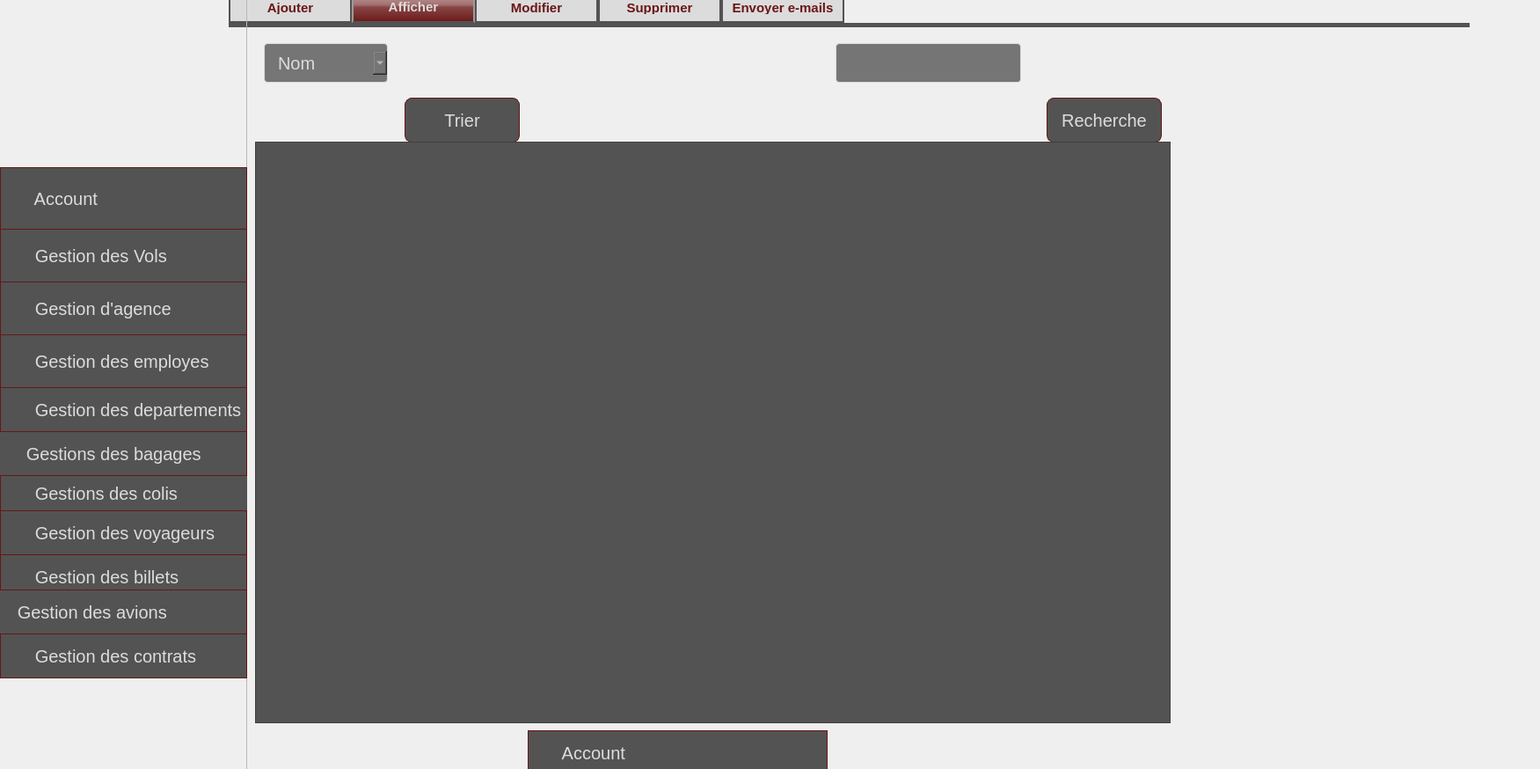
<?xml version="1.0" encoding="UTF-8"?>
<ui version="4.0">
 <class>interface</class>
 <widget class="QDialog" name="interface">
  <property name="geometry">
   <rect>
    <x>0</x>
    <y>0</y>
    <width>1751</width>
    <height>874</height>
   </rect>
  </property>
  <property name="windowTitle">
   <string>Dialog</string>
  </property>
  <widget class="QTabWidget" name="tabWidget_5">
   <property name="geometry">
    <rect>
     <x>260</x>
     <y>-10</y>
     <width>1411</width>
     <height>1221</height>
    </rect>
   </property>
   <property name="font">
    <font>
     <weight>75</weight>
     <bold>true</bold>
    </font>
   </property>
   <property name="styleSheet">
    <string notr="true">QTabWidget::pane { /* The tab widget frame */
border-top: 5px solid #535353;
}
QTabWidget::tab-bar {
left: 0px; /* move to the right by 5px */
}
/* Style the tab using the tab sub-control. Note that it reads QTabBar _not_ QTabWidget */
QTabBar::tab {
background: #dcdcdc;
border: 2px solid #535353;
border-bottom-color: #535353; /* same as the pane color */
border-top-left-radius: 7px;
border-top-right-radius: 7px;
min-width: 120px;
padding: 8px;
color: #6a1616;
font-size:15px;
font-family:Arial, Helvetica, sans-serif;
}
QTabBar::tab:selected, QTabBar::tab:hover {
background: qlineargradient(x1: 0, y1: 0, x2: 0, y2: 1, stop: 0 #c3a1a1, stop: 0.4 #a57373, stop: 0.5 #874444, stop: 1.0 #6a1616);
}
QTabBar::tab:selected {
border-color: #9B9B9B;
border-bottom-color: #535353; /* same as pane color */
color: #dcdcdc;
font-size:15px;
font-family:Arial, Helvetica, sans-serif;
}
QTabBar::tab:!selected {
margin-top: 2px; /* make non-selected tabs look smaller */
}
QLineEdit {
  width: 100%;
  padding: 12px 20px;
  margin: 8px 0;
  display: inline-block;
  border: 1px solid #ccc;
  border-radius: 4px;
  box-sizing: border-box;
}</string>
   </property>
   <property name="currentIndex">
    <number>1</number>
   </property>
   <widget class="QWidget" name="tab_21">
    <attribute name="title">
     <string>Ajouter</string>
    </attribute>
    <widget class="QLineEdit" name="lineEdit_Cin">
     <property name="geometry">
      <rect>
       <x>180</x>
       <y>110</y>
       <width>191</width>
       <height>61</height>
      </rect>
     </property>
     <property name="styleSheet">
      <string notr="true">QLineEdit {
  width: 100%;
  padding: 12px 20px;
  margin: 8px 0;
  display: inline-block;
  border: 1px solid #dcdcdc;
  border-radius: 4px;
  box-sizing: border-box;
  background: #757575;
  color: #dcdcdc;
  font-size: 20px;
font-family:Arial, Helvetica, sans-serif;
}</string>
     </property>
    </widget>
    <widget class="QLabel" name="label_50">
     <property name="geometry">
      <rect>
       <x>-40</x>
       <y>110</y>
       <width>181</width>
       <height>61</height>
      </rect>
     </property>
     <property name="styleSheet">
      <string notr="true">QLabel {
  width: 100%;
  padding: 12px 20px;
  margin: 8px 0;
  display: inline-block;
  color: #dcdcdc;
  font-size: 20px;
font-family:Arial, Helvetica, sans-serif;
}</string>
     </property>
     <property name="text">
      <string>           Cin</string>
     </property>
    </widget>
    <widget class="QLabel" name="label_52">
     <property name="geometry">
      <rect>
       <x>-20</x>
       <y>240</y>
       <width>171</width>
       <height>21</height>
      </rect>
     </property>
     <property name="styleSheet">
      <string notr="true">QLabel {
  width: 100%;
  padding: 12px 20px;
  margin: 8px 0;
  display: inline-block;
  color: #dcdcdc;
  font-size: 20px;
font-family:Arial, Helvetica, sans-serif;
}</string>
     </property>
     <property name="text">
      <string>        Nom</string>
     </property>
    </widget>
    <widget class="QLabel" name="label_53">
     <property name="geometry">
      <rect>
       <x>0</x>
       <y>350</y>
       <width>181</width>
       <height>16</height>
      </rect>
     </property>
     <property name="styleSheet">
      <string notr="true">QLabel {
  width: 100%;
  padding: 12px 20px;
  margin: 8px 0;
  display: inline-block;
  color: #dcdcdc;
  font-size: 20px;
font-family:Arial, Helvetica, sans-serif;
}</string>
     </property>
     <property name="text">
      <string>    Prénom</string>
     </property>
    </widget>
    <widget class="QLineEdit" name="lineEdit_nom">
     <property name="geometry">
      <rect>
       <x>180</x>
       <y>220</y>
       <width>191</width>
       <height>61</height>
      </rect>
     </property>
     <property name="styleSheet">
      <string notr="true">QLineEdit {
  width: 100%;
  padding: 12px 20px;
  margin: 8px 0;
  display: inline-block;
  border: 1px solid #dcdcdc;
  border-radius: 4px;
  box-sizing: border-box;
  background: #757575;
  color: #dcdcdc;
  font-size: 20px;
font-family:Arial, Helvetica, sans-serif;
}</string>
     </property>
    </widget>
    <widget class="QLineEdit" name="lineEdit_prenom">
     <property name="geometry">
      <rect>
       <x>180</x>
       <y>330</y>
       <width>191</width>
       <height>61</height>
      </rect>
     </property>
     <property name="styleSheet">
      <string notr="true">QLineEdit {
  width: 100%;
  padding: 12px 20px;
  margin: 8px 0;
  display: inline-block;
  border: 1px solid #dcdcdc;
  border-radius: 4px;
  box-sizing: border-box;
  background: #757575;
  color: #dcdcdc;
  font-size: 20px;
font-family:Arial, Helvetica, sans-serif;
}</string>
     </property>
    </widget>
    <widget class="QLabel" name="label_54">
     <property name="geometry">
      <rect>
       <x>0</x>
       <y>10</y>
       <width>501</width>
       <height>61</height>
      </rect>
     </property>
     <property name="styleSheet">
      <string notr="true">QLabel {
  width: 100%;
  padding: 12px 20px;
  margin: 8px 0;
  display: inline-block;
  color: #dcdcdc;
  font-size: 20px;
font-family:Arial, Helvetica, sans-serif;
}</string>
     </property>
     <property name="text">
      <string>Veuillez remplir les informations suivantes</string>
     </property>
    </widget>
    <widget class="QLabel" name="label_55">
     <property name="geometry">
      <rect>
       <x>30</x>
       <y>430</y>
       <width>111</width>
       <height>71</height>
      </rect>
     </property>
     <property name="styleSheet">
      <string notr="true">QLabel {
  width: 100%;
  padding: 12px 20px;
  margin: 8px 0;
  display: inline-block;
  color: #dcdcdc;
  font-size: 20px;
font-family:Arial, Helvetica, sans-serif;
}</string>
     </property>
     <property name="text">
      <string>Age</string>
     </property>
    </widget>
    <widget class="QLineEdit" name="lineEdit_age">
     <property name="geometry">
      <rect>
       <x>180</x>
       <y>440</y>
       <width>191</width>
       <height>61</height>
      </rect>
     </property>
     <property name="styleSheet">
      <string notr="true">QLineEdit {
  width: 100%;
  padding: 12px 20px;
  margin: 8px 0;
  display: inline-block;
  border: 1px solid #dcdcdc;
  border-radius: 4px;
  box-sizing: border-box;
  background: #757575;
  color: #dcdcdc;
  font-size: 20px;
font-family:Arial, Helvetica, sans-serif;
}
</string>
     </property>
    </widget>
    <widget class="QLabel" name="label_56">
     <property name="geometry">
      <rect>
       <x>30</x>
       <y>540</y>
       <width>201</width>
       <height>61</height>
      </rect>
     </property>
     <property name="styleSheet">
      <string notr="true">QLabel {
  width: 100%;
  padding: 12px 20px;
  margin: 8px 0;
  display: inline-block;
  color: #dcdcdc;
  font-size: 20px;
font-family:Arial, Helvetica, sans-serif;
}</string>
     </property>
     <property name="text">
      <string>Telephone</string>
     </property>
    </widget>
    <widget class="QLabel" name="label_57">
     <property name="geometry">
      <rect>
       <x>490</x>
       <y>200</y>
       <width>161</width>
       <height>16</height>
      </rect>
     </property>
     <property name="styleSheet">
      <string notr="true">QLabel {
  width: 100%;
  padding: 12px 20px;
  margin: 8px 0;
  display: inline-block;
  color: #dcdcdc;
  font-size: 20px;
font-family:Arial, Helvetica, sans-serif;
}</string>
     </property>
     <property name="text">
      <string>Adresse</string>
     </property>
    </widget>
    <widget class="QLabel" name="label_96">
     <property name="geometry">
      <rect>
       <x>480</x>
       <y>370</y>
       <width>201</width>
       <height>71</height>
      </rect>
     </property>
     <property name="styleSheet">
      <string notr="true">QLabel {
  width: 100%;
  padding: 12px 20px;
  margin: 8px 0;
  display: inline-block;
  color: #dcdcdc;
  font-size: 20px;
font-family:Arial, Helvetica, sans-serif;
}</string>
     </property>
     <property name="text">
      <string>Departement</string>
     </property>
    </widget>
    <widget class="QLineEdit" name="lineEdit_tel">
     <property name="geometry">
      <rect>
       <x>180</x>
       <y>550</y>
       <width>191</width>
       <height>61</height>
      </rect>
     </property>
     <property name="styleSheet">
      <string notr="true">QLineEdit {
  width: 100%;
  padding: 12px 20px;
  margin: 8px 0;
  display: inline-block;
  border: 1px solid #dcdcdc;
  border-radius: 4px;
  box-sizing: border-box;
  background: #757575;
  color: #dcdcdc;
  font-size: 20px;
font-family:Arial, Helvetica, sans-serif;
}</string>
     </property>
    </widget>
    <widget class="QLineEdit" name="lineEdit_adresse">
     <property name="geometry">
      <rect>
       <x>710</x>
       <y>190</y>
       <width>191</width>
       <height>61</height>
      </rect>
     </property>
     <property name="styleSheet">
      <string notr="true">QLineEdit {
  width: 100%;
  padding: 12px 20px;
  margin: 8px 0;
  display: inline-block;
  border: 1px solid #dcdcdc;
  border-radius: 4px;
  box-sizing: border-box;
  background: #757575;
  color: #dcdcdc;
  font-size: 20px;
font-family:Arial, Helvetica, sans-serif;
}</string>
     </property>
    </widget>
    <widget class="QLineEdit" name="lineEdit_depart">
     <property name="geometry">
      <rect>
       <x>710</x>
       <y>380</y>
       <width>191</width>
       <height>61</height>
      </rect>
     </property>
     <property name="styleSheet">
      <string notr="true">QLineEdit {
  width: 100%;
  padding: 12px 20px;
  margin: 8px 0;
  display: inline-block;
  border: 1px solid #dcdcdc;
  border-radius: 4px;
  box-sizing: border-box;
  background: #757575;
  color: #dcdcdc;
  font-size: 20px;
font-family:Arial, Helvetica, sans-serif;
}</string>
     </property>
    </widget>
    <widget class="QPushButton" name="ajouterEmp">
     <property name="geometry">
      <rect>
       <x>780</x>
       <y>700</y>
       <width>151</width>
       <height>51</height>
      </rect>
     </property>
     <property name="cursor">
      <cursorShape>PointingHandCursor</cursorShape>
     </property>
     <property name="styleSheet">
      <string notr="true">QPushButton {
color: #dcdcdc;
background:#535353;
border: none;
font-size:20px;
font-family:Arial, Helvetica, sans-serif;
border: 1px solid #6a1616;
border-radius: 8px;
}
QPushButton:hover {
color:#fff;
background:#6a1616;
border: none;
}
</string>
     </property>
     <property name="text">
      <string>Ajouter</string>
     </property>
    </widget>
   </widget>
   <widget class="QWidget" name="tab_22">
    <attribute name="title">
     <string>Afficher</string>
    </attribute>
    <widget class="QPushButton" name="trierEmp">
     <property name="geometry">
      <rect>
       <x>200</x>
       <y>80</y>
       <width>131</width>
       <height>51</height>
      </rect>
     </property>
     <property name="styleSheet">
      <string notr="true">QPushButton {
color: #dcdcdc;
background:#535353;
border: none;
font-size:20px;
font-family:Arial, Helvetica, sans-serif;
border: 1px solid #6a1616;
border-radius: 8px;
}
QPushButton:hover {
color:#fff;
background:#6a1616;
border: none;
}
</string>
     </property>
     <property name="text">
      <string>Trier</string>
     </property>
    </widget>
    <widget class="QLineEdit" name="lineEdit_Recherche">
     <property name="geometry">
      <rect>
       <x>690</x>
       <y>10</y>
       <width>211</width>
       <height>61</height>
      </rect>
     </property>
     <property name="styleSheet">
      <string notr="true">QLineEdit {
  width: 100%;
  padding: 12px 20px;
  margin: 8px 0;
  display: inline-block;
  border: 1px solid #dcdcdc;
  border-radius: 4px;
  box-sizing: border-box;
  background: #757575;
  color: #dcdcdc;
  font-size: 20px;
font-family:Arial, Helvetica, sans-serif;
}</string>
     </property>
    </widget>
    <widget class="QPushButton" name="rechercheEmp">
     <property name="geometry">
      <rect>
       <x>930</x>
       <y>80</y>
       <width>131</width>
       <height>51</height>
      </rect>
     </property>
     <property name="styleSheet">
      <string notr="true">QPushButton {
color: #dcdcdc;
background:#535353;
border: none;
font-size:20px;
font-family:Arial, Helvetica, sans-serif;
border: 1px solid #6a1616;
border-radius: 8px;
}
QPushButton:hover {
color:#fff;
background:#6a1616;
border: none;
}
</string>
     </property>
     <property name="text">
      <string>Recherche</string>
     </property>
    </widget>
    <widget class="QTableView" name="tableView1">
     <property name="geometry">
      <rect>
       <x>30</x>
       <y>130</y>
       <width>1041</width>
       <height>661</height>
      </rect>
     </property>
     <property name="styleSheet">
      <string notr="true">#tableView1 {
background:#535353;
}</string>
     </property>
    </widget>
    <widget class="QComboBox" name="comboBox_5">
     <property name="geometry">
      <rect>
       <x>40</x>
       <y>10</y>
       <width>141</width>
       <height>61</height>
      </rect>
     </property>
     <property name="styleSheet">
      <string notr="true">QComboBox {
  width: 100%;
  padding: 10px 15px;
  margin: 8px 0;
  display: inline-block;
  border: 1px solid #dcdcdc;
  border-radius: 4px;
  box-sizing: border-box;
  background: #757575;
  color: #dcdcdc;
  font-size: 20px;
font-family:Arial, Helvetica, sans-serif;
}</string>
     </property>
     <item>
      <property name="text">
       <string>Nom</string>
      </property>
     </item>
     <item>
      <property name="text">
       <string>Prénom</string>
      </property>
     </item>
     <item>
      <property name="text">
       <string>Departement</string>
      </property>
     </item>
    </widget>
   </widget>
   <widget class="QWidget" name="tab_39">
    <attribute name="title">
     <string>Modifier</string>
    </attribute>
    <widget class="QLabel" name="label_97">
     <property name="geometry">
      <rect>
       <x>40</x>
       <y>150</y>
       <width>91</width>
       <height>16</height>
      </rect>
     </property>
     <property name="styleSheet">
      <string notr="true">QLabel {
  width: 100%;
  padding: 12px 20px;
  margin: 8px 0;
  display: inline-block;
  color: #dcdcdc;
  font-size: 20px;
font-family:Arial, Helvetica, sans-serif;
}</string>
     </property>
     <property name="text">
      <string>Cin</string>
     </property>
    </widget>
    <widget class="QLabel" name="label_98">
     <property name="geometry">
      <rect>
       <x>40</x>
       <y>250</y>
       <width>91</width>
       <height>16</height>
      </rect>
     </property>
     <property name="styleSheet">
      <string notr="true">QLabel {
  width: 100%;
  padding: 12px 20px;
  margin: 8px 0;
  display: inline-block;
  color: #dcdcdc;
  font-size: 20px;
font-family:Arial, Helvetica, sans-serif;
}</string>
     </property>
     <property name="text">
      <string>Nom</string>
     </property>
    </widget>
    <widget class="QLabel" name="label_99">
     <property name="geometry">
      <rect>
       <x>40</x>
       <y>350</y>
       <width>131</width>
       <height>16</height>
      </rect>
     </property>
     <property name="styleSheet">
      <string notr="true">QLabel {
  width: 100%;
  padding: 12px 20px;
  margin: 8px 0;
  display: inline-block;
  color: #dcdcdc;
  font-size: 20px;
font-family:Arial, Helvetica, sans-serif;
}</string>
     </property>
     <property name="text">
      <string>Prenom</string>
     </property>
    </widget>
    <widget class="QLabel" name="label_100">
     <property name="geometry">
      <rect>
       <x>40</x>
       <y>420</y>
       <width>91</width>
       <height>71</height>
      </rect>
     </property>
     <property name="styleSheet">
      <string notr="true">QLabel {
  width: 100%;
  padding: 12px 20px;
  margin: 8px 0;
  display: inline-block;
  color: #dcdcdc;
  font-size: 20px;
font-family:Arial, Helvetica, sans-serif;
}</string>
     </property>
     <property name="text">
      <string>Age</string>
     </property>
    </widget>
    <widget class="QLineEdit" name="lineEditModif">
     <property name="geometry">
      <rect>
       <x>160</x>
       <y>120</y>
       <width>161</width>
       <height>61</height>
      </rect>
     </property>
     <property name="styleSheet">
      <string notr="true">QLineEdit {
  width: 100%;
  padding: 12px 20px;
  margin: 8px 0;
  display: inline-block;
  border: 1px solid #dcdcdc;
  border-radius: 4px;
  box-sizing: border-box;
  background: #757575;
  color: #dcdcdc;
  font-size: 20px;
font-family:Arial, Helvetica, sans-serif;
}</string>
     </property>
    </widget>
    <widget class="QLineEdit" name="lineEdit_2Modif">
     <property name="geometry">
      <rect>
       <x>160</x>
       <y>220</y>
       <width>161</width>
       <height>61</height>
      </rect>
     </property>
     <property name="styleSheet">
      <string notr="true">QLineEdit {
  width: 100%;
  padding: 12px 20px;
  margin: 8px 0;
  display: inline-block;
  border: 1px solid #dcdcdc;
  border-radius: 4px;
  box-sizing: border-box;
  background: #757575;
  color: #dcdcdc;
  font-size: 20px;
font-family:Arial, Helvetica, sans-serif;
}
</string>
     </property>
    </widget>
    <widget class="QLineEdit" name="lineEdit_3Modif">
     <property name="geometry">
      <rect>
       <x>160</x>
       <y>320</y>
       <width>161</width>
       <height>61</height>
      </rect>
     </property>
     <property name="styleSheet">
      <string notr="true">QLineEdit {
  width: 100%;
  padding: 12px 20px;
  margin: 8px 0;
  display: inline-block;
  border: 1px solid #dcdcdc;
  border-radius: 4px;
  box-sizing: border-box;
  background: #757575;
  color: #dcdcdc;
  font-size: 20px;
font-family:Arial, Helvetica, sans-serif;
}</string>
     </property>
    </widget>
    <widget class="QLineEdit" name="lineEdit_4Modif">
     <property name="geometry">
      <rect>
       <x>160</x>
       <y>420</y>
       <width>161</width>
       <height>61</height>
      </rect>
     </property>
     <property name="styleSheet">
      <string notr="true">QLineEdit {
  width: 100%;
  padding: 12px 20px;
  margin: 8px 0;
  display: inline-block;
  border: 1px solid #dcdcdc;
  border-radius: 4px;
  box-sizing: border-box;
  background: #757575;
  color: #dcdcdc;
  font-size: 20px;
font-family:Arial, Helvetica, sans-serif;
}</string>
     </property>
    </widget>
    <widget class="QLabel" name="label_101">
     <property name="geometry">
      <rect>
       <x>0</x>
       <y>530</y>
       <width>141</width>
       <height>61</height>
      </rect>
     </property>
     <property name="styleSheet">
      <string notr="true">QLabel {
  width: 100%;
  padding: 12px 20px;
  margin: 8px 0;
  display: inline-block;
  color: #dcdcdc;
  font-size: 20px;
font-family:Arial, Helvetica, sans-serif;
}</string>
     </property>
     <property name="text">
      <string>Telephone</string>
     </property>
    </widget>
    <widget class="QLabel" name="label_102">
     <property name="geometry">
      <rect>
       <x>350</x>
       <y>200</y>
       <width>141</width>
       <height>16</height>
      </rect>
     </property>
     <property name="styleSheet">
      <string notr="true">QLabel {
  width: 100%;
  padding: 12px 20px;
  margin: 8px 0;
  display: inline-block;
  color: #dcdcdc;
  font-size: 20px;
font-family:Arial, Helvetica, sans-serif;
}</string>
     </property>
     <property name="text">
      <string>Adresse</string>
     </property>
    </widget>
    <widget class="QLabel" name="label_103">
     <property name="geometry">
      <rect>
       <x>350</x>
       <y>370</y>
       <width>161</width>
       <height>71</height>
      </rect>
     </property>
     <property name="styleSheet">
      <string notr="true">QLabel {
  width: 100%;
  padding: 12px 20px;
  margin: 8px 0;
  display: inline-block;
  color: #dcdcdc;
  font-size: 20px;
font-family:Arial, Helvetica, sans-serif;
}</string>
     </property>
     <property name="text">
      <string>Département</string>
     </property>
    </widget>
    <widget class="QLineEdit" name="lineEdit_5Modif">
     <property name="geometry">
      <rect>
       <x>160</x>
       <y>530</y>
       <width>161</width>
       <height>61</height>
      </rect>
     </property>
     <property name="styleSheet">
      <string notr="true">QLineEdit {
  width: 100%;
  padding: 12px 20px;
  margin: 8px 0;
  display: inline-block;
  border: 1px solid #dcdcdc;
  border-radius: 4px;
  box-sizing: border-box;
  background: #757575;
  color: #dcdcdc;
  font-size: 20px;
font-family:Arial, Helvetica, sans-serif;
}</string>
     </property>
    </widget>
    <widget class="QLineEdit" name="lineEdit_6Modif">
     <property name="geometry">
      <rect>
       <x>530</x>
       <y>170</y>
       <width>181</width>
       <height>61</height>
      </rect>
     </property>
     <property name="styleSheet">
      <string notr="true">QLineEdit {
  width: 100%;
  padding: 12px 20px;
  margin: 8px 0;
  display: inline-block;
  border: 1px solid #dcdcdc;
  border-radius: 4px;
  box-sizing: border-box;
  background: #757575;
  color: #dcdcdc;
  font-size: 20px;
font-family:Arial, Helvetica, sans-serif;
}</string>
     </property>
    </widget>
    <widget class="QLineEdit" name="lineEdit_7Modif">
     <property name="geometry">
      <rect>
       <x>530</x>
       <y>370</y>
       <width>181</width>
       <height>61</height>
      </rect>
     </property>
     <property name="styleSheet">
      <string notr="true">QLineEdit {
  width: 100%;
  padding: 12px 20px;
  margin: 8px 0;
  display: inline-block;
  border: 1px solid #dcdcdc;
  border-radius: 4px;
  box-sizing: border-box;
  background: #757575;
  color: #dcdcdc;
  font-size: 20px;
font-family:Arial, Helvetica, sans-serif;
}</string>
     </property>
    </widget>
    <widget class="QPushButton" name="modifier_emp">
     <property name="geometry">
      <rect>
       <x>720</x>
       <y>660</y>
       <width>181</width>
       <height>61</height>
      </rect>
     </property>
     <property name="styleSheet">
      <string notr="true">QPushButton {
color: #dcdcdc;
background:#535353;
border: none;
font-size:20px;
font-family:Arial, Helvetica, sans-serif;
border: 1px solid #6a1616;
border-radius: 8px;
}
QPushButton:hover {
color:#fff;
background:#6a1616;
border: none;
}

</string>
     </property>
     <property name="text">
      <string>Modifier</string>
     </property>
    </widget>
    <widget class="QLabel" name="label_104">
     <property name="geometry">
      <rect>
       <x>10</x>
       <y>20</y>
       <width>501</width>
       <height>61</height>
      </rect>
     </property>
     <property name="styleSheet">
      <string notr="true">QLabel {
  width: 100%;
  padding: 12px 20px;
  margin: 8px 0;
  display: inline-block;
  color: #dcdcdc;
  font-size: 20px;
font-family:Arial, Helvetica, sans-serif;
}</string>
     </property>
     <property name="text">
      <string>Veuillez modifier les informations suivantes</string>
     </property>
    </widget>
   </widget>
   <widget class="QWidget" name="tab_40">
    <attribute name="title">
     <string>Supprimer</string>
    </attribute>
    <widget class="QLabel" name="label_105">
     <property name="geometry">
      <rect>
       <x>180</x>
       <y>260</y>
       <width>91</width>
       <height>61</height>
      </rect>
     </property>
     <property name="styleSheet">
      <string notr="true">QLabel {
  width: 100%;
  padding: 12px 20px;
  margin: 8px 0;
  display: inline-block;
  color: #dcdcdc;
  font-size: 20px;
font-family:Arial, Helvetica, sans-serif;
}</string>
     </property>
     <property name="text">
      <string>Cin</string>
     </property>
    </widget>
    <widget class="QLineEdit" name="lineEdit_cinSuppr">
     <property name="geometry">
      <rect>
       <x>340</x>
       <y>260</y>
       <width>181</width>
       <height>61</height>
      </rect>
     </property>
     <property name="styleSheet">
      <string notr="true">QLineEdit {
  width: 100%;
  padding: 12px 20px;
  margin: 8px 0;
  display: inline-block;
  border: 1px solid #dcdcdc;
  border-radius: 4px;
  box-sizing: border-box;
  background: #757575;
  color: #dcdcdc;
  font-size: 20px;
font-family:Arial, Helvetica, sans-serif;
}</string>
     </property>
    </widget>
    <widget class="QPushButton" name="supprimer_emp">
     <property name="geometry">
      <rect>
       <x>570</x>
       <y>410</y>
       <width>141</width>
       <height>51</height>
      </rect>
     </property>
     <property name="styleSheet">
      <string notr="true">QPushButton {
color: #dcdcdc;
background:#535353;
border: none;
font-size:20px;
font-family:Arial, Helvetica, sans-serif;
border: 1px solid #6a1616;
border-radius: 8px;
}
QPushButton:hover {
color:#fff;
background:#6a1616;
border: none;
}
</string>
     </property>
     <property name="text">
      <string>Supprimer</string>
     </property>
    </widget>
    <widget class="QLabel" name="label_106">
     <property name="geometry">
      <rect>
       <x>40</x>
       <y>80</y>
       <width>501</width>
       <height>61</height>
      </rect>
     </property>
     <property name="styleSheet">
      <string notr="true">QLabel {
  width: 100%;
  padding: 12px 20px;
  margin: 8px 0;
  display: inline-block;
  color: #dcdcdc;
  font-size: 20px;
font-family:Arial, Helvetica, sans-serif;
}</string>
     </property>
     <property name="text">
      <string>Choisissez l'employé à supprimer</string>
     </property>
    </widget>
   </widget>
   <widget class="QWidget" name="tab_41">
    <attribute name="title">
     <string>Envoyer e-mails</string>
    </attribute>
   </widget>
  </widget>
  <widget class="QPushButton" name="compte">
   <property name="geometry">
    <rect>
     <x>600</x>
     <y>830</y>
     <width>341</width>
     <height>51</height>
    </rect>
   </property>
   <property name="styleSheet">
    <string notr="true">QPushButton {
color: #dcdcdc;
background:#535353;
border: none;
font-size:20px;
font-family:Arial, Helvetica, sans-serif;
text-align: left;
border: 1px solid #6a1616;
}
QPushButton:hover {
color:#fff;
background:#6a1616;
border: none;
text-align: left;
}
</string>
   </property>
   <property name="text">
    <string>       Account</string>
   </property>
  </widget>
  <widget class="QPushButton" name="compte_2">
   <property name="geometry">
    <rect>
     <x>600</x>
     <y>830</y>
     <width>341</width>
     <height>51</height>
    </rect>
   </property>
   <property name="styleSheet">
    <string notr="true">QPushButton {
color: #dcdcdc;
background:#535353;
border: none;
font-size:20px;
font-family:Arial, Helvetica, sans-serif;
text-align: left;
border: 1px solid #6a1616;
}
QPushButton:hover {
color:#fff;
background:#6a1616;
border: none;
text-align: left;
}
</string>
   </property>
   <property name="text">
    <string>       Account</string>
   </property>
  </widget>
  <widget class="QFrame" name="frame_2">
   <property name="geometry">
    <rect>
     <x>-10</x>
     <y>-10</y>
     <width>291</width>
     <height>1391</height>
    </rect>
   </property>
   <property name="styleSheet">
    <string notr="true">#frame {
background:#535353;
}</string>
   </property>
   <property name="frameShape">
    <enum>QFrame::StyledPanel</enum>
   </property>
   <property name="frameShadow">
    <enum>QFrame::Raised</enum>
   </property>
   <widget class="QPushButton" name="g_emp_2">
    <property name="geometry">
     <rect>
      <x>10</x>
      <y>390</y>
      <width>281</width>
      <height>61</height>
     </rect>
    </property>
    <property name="styleSheet">
     <string notr="true">QPushButton {
color: #dcdcdc;
background:#535353;
border: none;
font-size:20px;
font-family:Arial, Helvetica, sans-serif;
text-align: left;
border: 1px solid #6a1616;
}
QPushButton:hover {
color:#fff;
background:#6a1616;
border: none;
text-align: left;
}
</string>
    </property>
    <property name="text">
     <string>       Gestion des employes</string>
    </property>
   </widget>
   <widget class="QLabel" name="label_63">
    <property name="geometry">
     <rect>
      <x>60</x>
      <y>40</y>
      <width>221</width>
      <height>211</height>
     </rect>
    </property>
    <property name="text">
     <string/>
    </property>
    <property name="pixmap">
     <pixmap>:/new/prefix1/admin.png</pixmap>
    </property>
    <property name="scaledContents">
     <bool>true</bool>
    </property>
   </widget>
   <widget class="QLabel" name="fire_1">
    <property name="geometry">
     <rect>
      <x>90</x>
      <y>20</y>
      <width>111</width>
      <height>16</height>
     </rect>
    </property>
    <property name="text">
     <string/>
    </property>
   </widget>
   <widget class="QPushButton" name="compte_3">
    <property name="geometry">
     <rect>
      <x>10</x>
      <y>200</y>
      <width>281</width>
      <height>71</height>
     </rect>
    </property>
    <property name="styleSheet">
     <string notr="true">QPushButton {
color: #dcdcdc;
background:#535353;
border: none;
font-size:20px;
font-family:Arial, Helvetica, sans-serif;
text-align: left;
border: 1px solid #6a1616;
}
QPushButton:hover {
color:#fff;
background:#6a1616;
border: none;
text-align: left;
}
</string>
    </property>
    <property name="text">
     <string>       Account</string>
    </property>
   </widget>
   <widget class="QPushButton" name="g_vol">
    <property name="geometry">
     <rect>
      <x>10</x>
      <y>270</y>
      <width>281</width>
      <height>61</height>
     </rect>
    </property>
    <property name="styleSheet">
     <string notr="true">QPushButton {
color: #dcdcdc;
background:#535353;
border: none;
font-size:20px;
font-family:Arial, Helvetica, sans-serif;
text-align: left;
border: 1px solid #6a1616;
}
QPushButton:hover {
color:#fff;
background:#6a1616;
border: none;
text-align: left;
}
</string>
    </property>
    <property name="text">
     <string>       Gestion des Vols</string>
    </property>
   </widget>
   <widget class="QPushButton" name="g_agence">
    <property name="geometry">
     <rect>
      <x>10</x>
      <y>330</y>
      <width>281</width>
      <height>61</height>
     </rect>
    </property>
    <property name="styleSheet">
     <string notr="true">QPushButton {
color: #dcdcdc;
background:#535353;
border: none;
font-size:20px;
font-family:Arial, Helvetica, sans-serif;
text-align: left;
border: 1px solid #6a1616;
}
QPushButton:hover {
color:#fff;
background:#6a1616;
border: none;
text-align: left;
}
</string>
    </property>
    <property name="text">
     <string>       Gestion d'agence</string>
    </property>
   </widget>
   <widget class="QPushButton" name="g_dep">
    <property name="geometry">
     <rect>
      <x>10</x>
      <y>450</y>
      <width>281</width>
      <height>51</height>
     </rect>
    </property>
    <property name="styleSheet">
     <string notr="true">QPushButton {
color: #dcdcdc;
background:#535353;
border: none;
font-size:20px;
font-family:Arial, Helvetica, sans-serif;
text-align: left;
border: 1px solid #6a1616;
}
QPushButton:hover {
color:#fff;
background:#6a1616;
border: none;
text-align: left;
}
</string>
    </property>
    <property name="text">
     <string>       Gestion des departements</string>
    </property>
   </widget>
   <widget class="QPushButton" name="g_bag">
    <property name="geometry">
     <rect>
      <x>0</x>
      <y>500</y>
      <width>291</width>
      <height>51</height>
     </rect>
    </property>
    <property name="styleSheet">
     <string notr="true">QPushButton {
color: #dcdcdc;
background:#535353;
border: none;
font-size:20px;
font-family:Arial, Helvetica, sans-serif;
text-align: left;
border: 1px solid #6a1616;
}
QPushButton:hover {
color:#fff;
background:#6a1616;
border: none;
text-align: left;
}
</string>
    </property>
    <property name="text">
     <string>       Gestions des bagages</string>
    </property>
   </widget>
   <widget class="QPushButton" name="g_coli">
    <property name="geometry">
     <rect>
      <x>10</x>
      <y>550</y>
      <width>291</width>
      <height>41</height>
     </rect>
    </property>
    <property name="styleSheet">
     <string notr="true">QPushButton {
color: #dcdcdc;
background:#535353;
border: none;
font-size:20px;
font-family:Arial, Helvetica, sans-serif;
text-align: left;
border: 1px solid #6a1616;
}
QPushButton:hover {
color:#fff;
background:#6a1616;
border: none;
text-align: left;
}
</string>
    </property>
    <property name="text">
     <string>       Gestions des colis</string>
    </property>
   </widget>
   <widget class="QPushButton" name="g_voy">
    <property name="geometry">
     <rect>
      <x>10</x>
      <y>590</y>
      <width>281</width>
      <height>51</height>
     </rect>
    </property>
    <property name="styleSheet">
     <string notr="true">QPushButton {
color: #dcdcdc;
background:#535353;
border: none;
font-size:20px;
font-family:Arial, Helvetica, sans-serif;
text-align: left;
border: 1px solid #6a1616;
}
QPushButton:hover {
color:#fff;
background:#6a1616;
border: none;
text-align: left;
}
</string>
    </property>
    <property name="text">
     <string>       Gestion des voyageurs</string>
    </property>
   </widget>
   <widget class="QPushButton" name="g_billet">
    <property name="geometry">
     <rect>
      <x>10</x>
      <y>640</y>
      <width>281</width>
      <height>51</height>
     </rect>
    </property>
    <property name="styleSheet">
     <string notr="true">QPushButton {
color: #dcdcdc;
background:#535353;
border: none;
font-size:20px;
font-family:Arial, Helvetica, sans-serif;
text-align: left;
border: 1px solid #6a1616;
}
QPushButton:hover {
color:#fff;
background:#6a1616;
border: none;
text-align: left;
}
</string>
    </property>
    <property name="text">
     <string>       Gestion des billets</string>
    </property>
   </widget>
   <widget class="QPushButton" name="g_avion">
    <property name="geometry">
     <rect>
      <x>-10</x>
      <y>680</y>
      <width>301</width>
      <height>51</height>
     </rect>
    </property>
    <property name="styleSheet">
     <string notr="true">QPushButton {
color: #dcdcdc;
background:#535353;
border: none;
font-size:20px;
font-family:Arial, Helvetica, sans-serif;
text-align: left;
border: 1px solid #6a1616;
}
QPushButton:hover {
color:#fff;
background:#6a1616;
border: none;
text-align: left;
}
</string>
    </property>
    <property name="text">
     <string>       Gestion des avions</string>
    </property>
   </widget>
   <widget class="QPushButton" name="g_contrat">
    <property name="geometry">
     <rect>
      <x>10</x>
      <y>730</y>
      <width>281</width>
      <height>51</height>
     </rect>
    </property>
    <property name="styleSheet">
     <string notr="true">QPushButton {
color: #dcdcdc;
background:#535353;
border: none;
font-size:20px;
font-family:Arial, Helvetica, sans-serif;
text-align: left;
border: 1px solid #6a1616;
}
QPushButton:hover {
color:#fff;
background:#6a1616;
border: none;
text-align: left;
}
</string>
    </property>
    <property name="text">
     <string>       Gestion des contrats</string>
    </property>
   </widget>
  </widget>
 </widget>
 <resources/>
 <connections/>
</ui>
